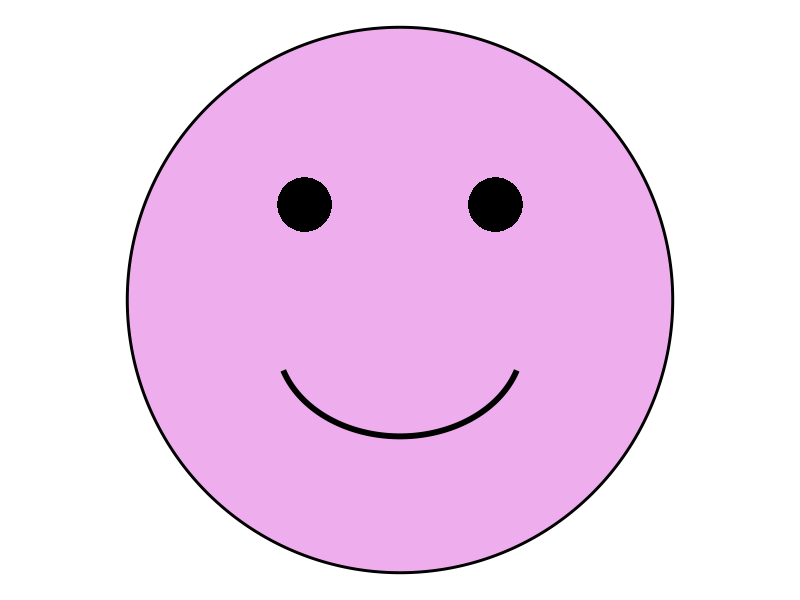

R code for this plot:
## ---- chunk 1
library(ggplot2)

# Face outline
t <- seq(0, 2*pi, length.out = 500)
face <- data.frame(
  x = cos(t),
  y = sin(t)
)

# Left eye
t_eye <- seq(0, 2*pi, length.out = 200)
left_eye <- data.frame(
  x = -0.35 + 0.1*cos(t_eye),
  y =  0.35 + 0.1*sin(t_eye)
)

# Right eye
right_eye <- data.frame(
  x = 0.35 + 0.1*cos(t_eye),
  y = 0.35 + 0.1*sin(t_eye)
)

# Smile
t_mouth <- seq(pi/10, 9*pi/10, length.out = 200)
mouth <- data.frame(
  x = 0.45*cos(t_mouth),
  y = -0.15 - 0.35*sin(t_mouth)
)

ggplot() +
  geom_polygon(data = face, aes(x, y), fill="plum2", color="black", linewidth = 1) +
  geom_polygon(data = left_eye, aes(x, y), fill="black", linewidth = 1) +
  geom_polygon(data = right_eye, aes(x, y), fill="black", linewidth = 1) +
  geom_path(data = mouth, aes(x, y), linewidth = 2) +
  coord_fixed() +
  theme_void()
